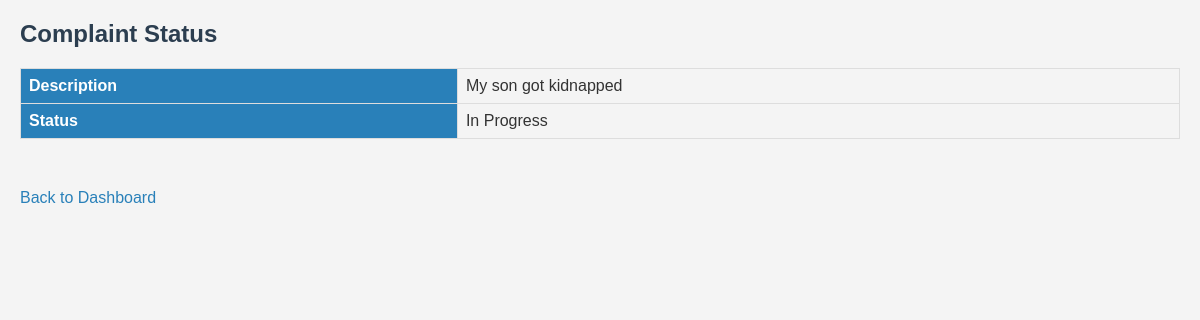
Before: /complaint/status/1 (signed in) with the older database file.
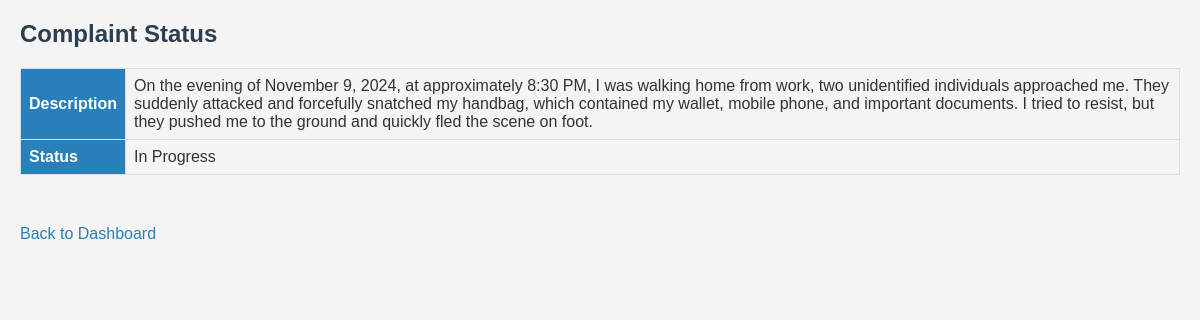
After: the same page with the newer database file.
### tables this page shows
CREATE TABLE complaints (
            id INTEGER PRIMARY KEY,
            citizen_id INTEGER NOT NULL,
            description TEXT NOT NULL,
            status TEXT DEFAULT 'Pending',
            image TEXT,
            department TEXT NOT NULL,
            police_id INTEGER,  -- Add this line to store assigned police officer ID
            FOREIGN KEY (citizen_id) REFERENCES citizens(id),
            FOREIGN KEY (police_id) REFERENCES police(id)
        );

### app.py (the view)
@app.route('/complaint/status/<int:complaint_id>')
def complaint_status(complaint_id):
    if 'id' not in session:
        return redirect(url_for('citizen_login'))
    conn = get_db_connection()
    cursor = conn.cursor()
    cursor.execute('SELECT * FROM complaints WHERE id = ?', (complaint_id,))
    complaint = cursor.fetchone()
    conn.close()
    return render_template('status.html', complaint=complaint)

### app.py (called while the page is built)
def get_db_connection():
    conn = sqlite3.connect('database.db')
    conn.row_factory = sqlite3.Row
    return conn

### templates/status.html (shortened to what this page needs)
<!DOCTYPE html>
<html lang="en">
<head>
    <link rel="stylesheet" href="{{ url_for('static', filename='style.css') }}">
</head>
<body>
    <h2>Complaint Status</h2>
    <table>
        <tbody>
            <tr>
                <th>Description</th>
                <td>{{ complaint['description'] }}</td>
            </tr>
            <tr>
                <th>Status</th>
                <td>{{ complaint['status'] }}</td>
            </tr>
        </tbody>
    </table>
    <a href="/citizen/dashboard">Back to Dashboard</a>
</body>
</html>

Changed rows visible on the page:
changed complaints "In Progress": description "My son got kidnapped" → "On the evening of November 9, 2024, at approximately 8:30 PM, I was walking home from work, two unidentified individuals approached me. They suddenly attacked and forcefully snatched my handbag, which contained my wallet, mobile phone, and important documents. I tried to resist, but they pushed me to the ground and quickly fled the scene on foot."
